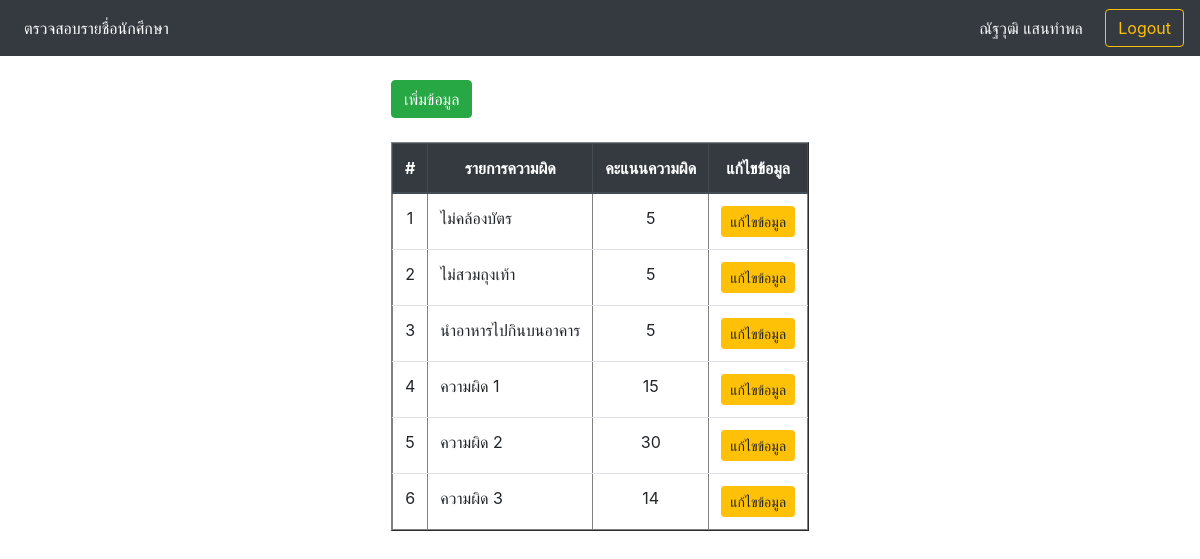
Page /wrong.php (signed in) on the committed database.
### tables this page shows
CREATE TABLE `wrong` (
  `wr_id` int(3) NOT NULL COMMENT 'รหัสความผิด',
  `wr_name` varchar(200) NOT NULL COMMENT 'ชื่อความผิด',
  `wr_score` int(2) NOT NULL COMMENT 'คะแนนความผิด'
);

### wrong.php (the view, shortened to what this page needs)
<!DOCTYPE html>
<?php
include_once("connect/connect.php");
$strSQL   = "SELECT * FROM wrong ";
$objQuery = mysqli_query($conn,$strSQL);
?>
<html>
<head>
	<link rel="stylesheet" href="https://stackpath.bootstrapcdn.com/bootstrap/4.3.1/css/bootstrap.min.css">
	<link rel="stylesheet" href="https://cdnjs.cloudflare.com/ajax/libs/jquery-confirm/3.3.2/jquery-confirm.min.css">
</head>
<body>
	<nav class="navbar navbar-expand-lg bg-dark navbar-dark ">
		<div class="collapse navbar-collapse" id="navbarSupportedContent">
			<?php if ($_SESSION['Status'] == 1) { ?>
				<ul class="navbar-nav mr-auto">
					<li class="nav-item">
						<a class="nav-link" href="chkview.php">ตรวจสอบรายชื่อนักศึกษา</a>
					</li>
					<li class="nav-item active">
						<a class="nav-link" href="wrong.php">รายการความผิด</a>
					</li>
					<li class="nav-item">
						<a class="nav-link " href="member.php">รายชื่อครู</a>
					</li>
					<li class="nav-item">
						<a class="nav-link " href="student.php">รายชื่อนักศึกษา</a>
					</li>
					<li class="nav-item ">
						<a class="nav-link " href="report.php">รายงาน</a>
					</li>
					<!--<li class="nav-item">
						          <a class="nav-link " href="level.php">จัดการสิทธิ์</a>
						        </li>-->
				</ul>
			<?php } else { ?><ul class="navbar-nav mr-auto">
					<li class="nav-item active">
						<a class="nav-link" href="chkview.php">ตรวจสอบรายชื่อนักศึกษา</a>
					</li>
				</ul>
			<?php } ?>
			<form class="form-inline my-2 my-lg-0">
				<div class="text-light"><?= $_SESSION["Name"] ?>&nbsp;
				</div>
				<button class="btn btn-outline-warning my-2 my-sm-0" type="button" onclick="window.location.href='logout.php'">Logout</button>
			</form>
		</div>
	</nav>
	<div class="container"><br>
		<div class="row justify-content-md-center">
			<div class="col-lx-7">
				<form action="add_wrong.php" method="POST" enctype="multipart/form-data" name="form1">
					<button type="submit" class="btn btn-success">เพิ่มข้อมูล</button>
				</form>
				<table border="1" class="table table-hover table-responsive">
					<thead class="thead-dark">
						<tr align="center">
							<th scope="col">#</th>
							<th scope="col">รายการความผิด</th>
							<th scope="col">คะแนนความผิด</th>
							<th scope="col">แก้ไขข้อมูล</th>
						</tr>
					</thead>
					<tbody>
						<?php while ($objResult = mysqli_fetch_array($objQuery,MYSQLI_ASSOC)) { ?>
							<tr>
								<td scope="row" class="text-center"><?= $objResult["wr_id"] ?></td>
								<td><?= $objResult["wr_name"] ?></td>
								<td scope="row" class="text-center"><?= $objResult["wr_score"] ?></td>
								<td align="center">
									<a href="edit_wrong.php?id=<?= $objResult['wr_id'] ?>" class="btn btn-warning btn-sm click">แก้ไขข้อมูล</a>
								</td>
							</tr>
						<?php } ?>
					</tbody>
				</table>
			</div>
		</div>
	</div>
</body>
</html>

### rows in the picture
wrong: wr_id "1", wr_name "ไม่คล้องบัตร", wr_score "5"
wrong: wr_id "2", wr_name "ไม่สวมถุงเท้า", wr_score "5"
wrong: wr_id "3", wr_name "นำอาหารไปกินบนอาคาร", wr_score "5"
wrong: wr_id "4", wr_name "ความผิด 1", wr_score "15"
wrong: wr_id "5", wr_name "ความผิด 2", wr_score "30"
wrong: wr_id "6", wr_name "ความผิด 3", wr_score "14"

### other values in the picture
$_SESSION["Name"] "ณัฐวุฒิ แสนทำพล"
